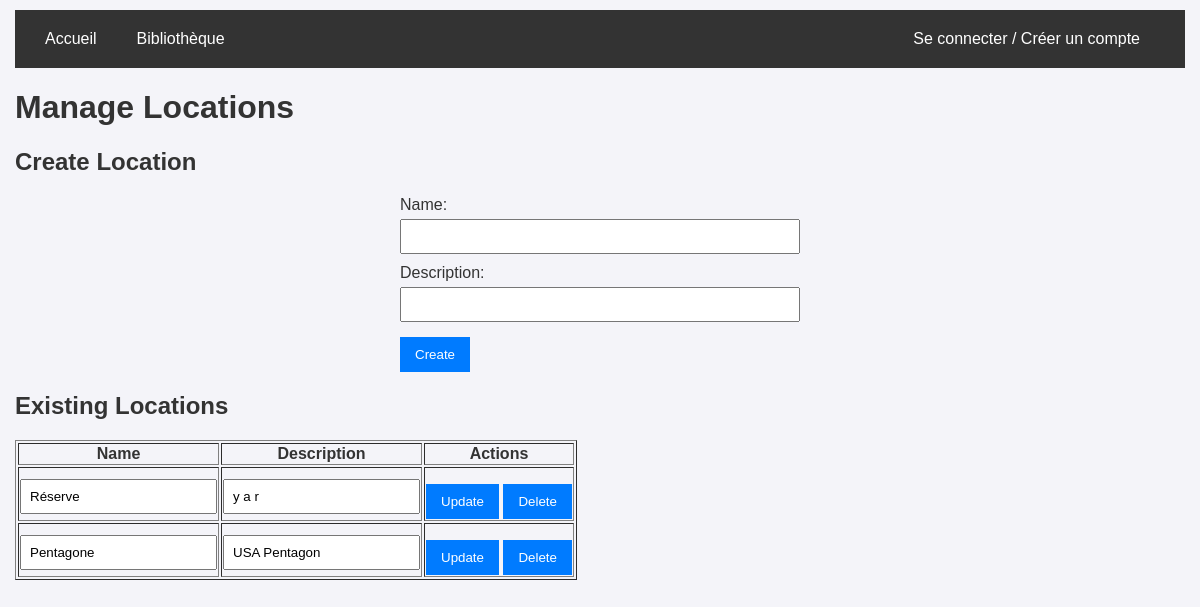
/backoffice/manage_location.php, run on the app's committed database.
### tables this page shows
CREATE TABLE Location(
   id_location INTEGER,
   name_location TEXT NOT NULL,
   description_location TEXT,
   PRIMARY KEY(id_location),
   UNIQUE(name_location)
);

### backoffice/manage_location.php (the view, shortened to what this page needs)
<?php
require_once '../database/db_connection.php';
$stmt = $pdo->query("SELECT * FROM Location");
$locations = $stmt->fetchAll(PDO::FETCH_ASSOC);
?>
<!DOCTYPE html>
<html lang="en">
<head>
    <link rel="stylesheet" href="../styles/style.css">
</head>
<body>
    <?php include '../navbar.php'; ?>
    <h1>Manage Locations</h1>
    <h2>Create Location</h2>
    <form method="POST">
        <label for="name_location">Name:</label>
        <input type="text" id="name_location" name="name_location" required>
        <label for="description_location">Description:</label>
        <input type="text" id="description_location" name="description_location">
        <button type="submit">Create</button>
    </form>
    <h2>Existing Locations</h2>
    <table border="1">
        <thead>
            <tr>
                <th>Name</th>
                <th>Description</th>
                <th>Actions</th>
            </tr>
        </thead>
        <tbody>
            <?php foreach ($locations as $location): ?>
                <tr>
                    <form method="POST" style="display:inline;">
                            <td>
                                <input type="text" name="name_location" value="<?= htmlspecialchars($location['name_location']) ?>" required>
                            </td>
                            <td>
                                <input type="text" name="description_location" value="<?= htmlspecialchars($location['description_location']) ?>">
                            </td>
                            <td>
                                <button type="submit">Update</button>
                            </form>
                            <form method="POST" style="display:inline;">
                                <button type="submit">Delete</button>
                            </form>
                </tr>
            <?php endforeach; ?>
        </tbody>
    </table>
</body>
</html>

### styles/style.css (style rules this page uses)
body { font-family: Arial, sans-serif; margin: 0; padding: 10px 15px; background-color: #f4f4f9; color: #333; }
form { max-width: 400px; margin: auto; }
label { display: block; margin-top: 10px; }
input[type="text"], input[type="email"], input[type="password"] { width: 100%; padding: 8px; margin-top: 5px; box-sizing: border-box; }
button { margin-top: 15px; padding: 10px 15px; background-color: #007BFF; color: white; border: none; cursor: pointer; }

### data on the page
location: name_location "Réserve", description_location "y a r"
location: name_location "Pentagone", description_location "USA Pentagon"
